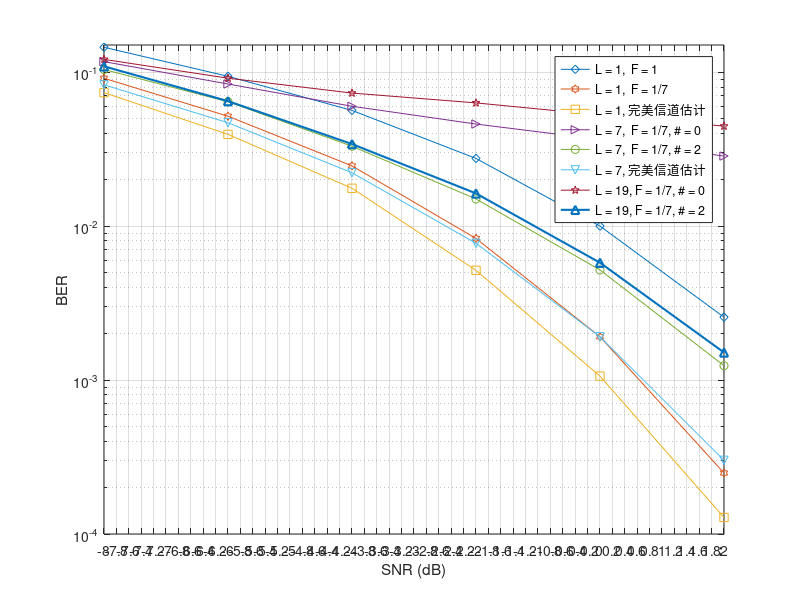

This figure's MATLAB source:
% Warning, obsolete
antennas = [20, 40, 60, 80, 100];
free = [-78.6, -79.3, -79.9, -80.4, -80.9];
other2 = [-70.5, -72.3, -73.5, -74.3, -75.1] - 3.5;
other3 = [-62.1, -64.4, -66.2, -67.3, -68.1] - 6.7;
self2 = [-77.51, -78.59, -79.65, -80.31, -80.81] + 0.4;
self3 = [-76.23, -77.74, -78.98, -79.74, -80.42] + 0.4;
plot(antennas, free, '^-', antennas, other2, '-o', antennas, other3, '-s', antennas, self2, '-d', antennas, self3, '-v', 'LineWidth', 1.5);
legend('Interference free scenario', 'User section, L = 2', 'User section, L = 3', 'Cell-wise greedy assignment, L = 2', 'Cell-wise greedy assignment, L = 3');
xlabel('Number of antennas (K = M)');
ylabel('Estimation error (dB)');
axis([20, 100, -81, -60]);
grid on;



dB = -10 : 2 : 4;
% L = 1, M = K = 100, perfect channel estimation
mmselimit = [5.0e-2, 3.1e-2, 1.7e-2, 8.7e-3, 3.9e-3, 1.6e-3, 5.6e-4, 1.7e-4];
zflimit   = [0.38, 0.359, 0.332, 0.298, 0.252, 0.206, 0.165, 0.139];
% L = 2, M = K = 100, perfect channel estimation
%cell2Iter0Perf   = [6.61e-2, 4.99e-2, 3.63e-2, 2.75e-2, 2.13e-2, 1.71e-2, 1.44e-2, 1.33e-2];
cell2Iter0Perf     = [8.12e-2, 6.85e-2, 5.91e-2, 5.80e-2, 6.10e-2, 6.77e-2, 8.16e-2, 9.78e-2];
cell2Iter1Perf     = [5.71e-2, 3.73e-2, 2.30e-2, 1.38e-2, 7.58e-3, 4.38e-3, 2.44e-3, 1.41e-3];
cell2Iter2Perf     = [5.67e-2, 3.82e-2, 2.28e-2, 1.31e-2, 7.03e-3, 3.55e-3, 1.71e-3, 8.49e-4];
cell2Iter2HardPerf = [5.51e-2, 3.61e-2, 2.05e-2, 1.01e-2, 4.60e-3, 1.80e-3, 6.71e-4, 2.46e-4];
thllr = [2.5, 2.5, 2.4, 2.3, 2.1, 1.8, 1.4, 0.9];
semilogy(dB, mmselimit, '-^', dB, zflimit, '-s', ...
        dB, cell2Iter0Perf, '-d', dB, cell2Iter1Perf, '-*', dB, cell2Iter2Perf, '-h', ...
        dB, cell2Iter2HardPerf, '-p', 'LineWidth', 1.5);
legend('无干扰场景, MMSE', '无干扰场景, ZF', ...
       '不进行干扰消除', '常规迭代1次', '常规迭代2次', '常规迭代两次，部分硬判1次');
set(gca, 'XTick', -10 : 2 : 4);
xlabel('SNR (dB)');
ylabel('BER');
axis([-10, 4, 1e-4, 1]);
grid on;



% L = 7, M = 100
% users = 76 : 4 : 100; % perfect channel estimation
users = 76 : 4 : 100; % imperfect channel estimation
Iter0M4 = [3.09e-2, 3.90e-2, 4.52e-2, 5.43e-2, 6.33e-2, 7.06e-2, 7.84e-2];
Iter1M4 = [4.79e-3, 7.42e-3, 1.19e-2, 1.75e-2, 2.40e-2, 3.13e-2, 3.78e-2];
Iter2M4 = [2.18e-3, 4.29e-3, 7.63e-3, 1.21e-2, 1.77e-2, 2.50e-2, 3.20e-2];
Iter0M0 = [2.23e-2, 3.00e-2, 3.78e-2, 4.58e-2, 5.36e-2, 6.16e-2, 7.06e-2];
Iter0M1 = [7.76e-4, 1.97e-3, 4.05e-3, 8.06e-3, 1.29e-2, 1.90e-2, 2.66e-2];
Iter0M2 = [1.13e-4, 3.95e-4, 1.26e-3, 3.34e-3, 7.08e-3, 1.26e-2, 1.96e-2];
semilogy(users, Iter0M4, '-^', users, Iter1M4, '-s', users, Iter2M4, '-d', users, Iter0M0, '-o', users, Iter0M1, '-v', users, Iter0M2, '-*', 'LineWidth', 1.5);
legend('SNR=0dB, #0', 'SNR=0dB, #1', 'SNR=0dB, #2', 'SNR=4dB, #0', 'SNR=4dB, #1', 'SNR=4dB, #2');
set(gca, 'XTick', 76 : 4 : 100);
%set(gca,'XTickLabel', {'76', '80', '84', '88', '92', '96', '100'});
xlabel('每小区用户数目(K)');
ylabel('BER');
axis([76, 100, 1e-4, 1e-1]);
grid on;


% Warning, obsolete
% SNR = 0dB,
users = 20 : 10 : 100;
free   = [-13.22, -14.91, -16.13, -17.08, -17.85, -18.51, -19.08, -19.59, -20.04];
cell2  = [-10.50, -11.24, -11.64, -11.91, -12.12, -12.31, -12.39, -12.43, -12.48];
cell3  = [ -8.99,  -9.53,  -9.77,  -9.93, -10.14, -10.20, -10.25, -10.33, -10.35];
%ocell2 = [-10.50, -11.15, -11.56, -11.88, -11.99, -12.23, -12.32, -12.40, -12.51] + 0.3;
%ocell3 = [ -8.94,  -9.32,  -9.70,  -9.99, -10.18, -10.25, -10.27, -10.35, -10.36] + 0.5;
crocell2est = [-15.14, -15.29, -15.48, -15.55, -15.56, -15.64, -15.66, -15.69, -15.76];
crocell = ones(1, 9) * -11.96;
%plot(users, free, '-^', users, cell2, '-d', users, cell3, '-s', users, crocell2est, '-v', users, crocell, 'LineWidth', 1.5);
plot(users, cell2, '-d', users, cell3, '-s', users, crocell2est, '-v', users, crocell, 'LineWidth', 1.5);
legend('Interference free scenario', 'L=2', 'L=3');
xlabel('Number of Users (K)');
ylabel('Mean Estimation Error (dB)');
grid on;


% K = 30, M = 40
dB = [-8 : 2 : 2];
oneCellImpR1= [1.01e-1, 6.30e-2, 3.48e-2, 1.53e-2, 5.42e-3, 1.21e-3];
oneCellImpR2= [7.89e-2, 4.59e-2, 2.21e-2, 8.30e-3, 2.24e-3, 4.07e-4];
oneCellImpR3= [6.91e-2, 3.81e-2, 1.78e-2, 6.78e-3, 1.56e-3, 2.61e-4];
oneCellImp  = [7.81e-2, 4.50e-2, 2.19e-2, 8.39e-3, 2.44e-3, 3.55e-4];
twoCellImp0 = [7.98e-2, 5.52e-2, 3.71e-2, 2.69e-2, 2.03e-2, 1.64e-2]; % L = 2, F = 1/2, # = 0
twoCellImp1 = [6.87e-2, 3.99e-2, 1.94e-2, 8.43e-3, 2.46e-3, 4.88e-4]; % L = 2, F = 1/2, # = 1
thrCellImp0 = [9.54e-2, 7.28e-2, 5.86e-2, 5.12e-2, 4.53e-2, 4.49e-2]; % L = 3, F = 1/3, # = 0
thrCellImp1 = [7.36e-2, 4.43e-2, 2.40e-2, 1.05e-2, 4.42e-3, 1.21e-3]; % L = 3, F = 1/3, # = 1
thrCellImp2 = [7.39e-2, 4.57e-2, 2.37e-2, 1.07e-2, 3.66e-3, 9.78e-4]; % L = 3, F = 1/3, # = 2
forCellImp0 = [9.75e-2, 8.41e-2, 6.89e-2, 6.30e-2, 6.29e-2, 6.29e-2]; % L = 4, F = 1/4, # = 0
forCellImp2 = [7.37e-2, 4.77e-2, 2.53e-2, 1.19e-2, 4.40e-3, 1.32e-3]; % L = 4, F = 1/4, # = 2
semilogy(dB, oneCellImpR1, '-d', dB, oneCellImpR2, '-h', ...
         dB, twoCellImp0,  '-s', dB, twoCellImp1,  '->', ...
         dB, thrCellImp0,  '-o', dB, thrCellImp2,  '-v', ...
         dB, forCellImp0,  '-p', dB, forCellImp2,  '-^', 'LineWidth', 1.5);
legend('L = 1, F = 1', 'L = 1, F = 1/2', ...
       'L = 2, F = 1/2, # = 0', 'L = 2, F = 1/2, # = 1', ...
       'L = 3, F = 1/3, # = 0', 'L = 3, F = 1/3, # = 2', ...
       'L = 4, F = 1/4, # = 0', 'L = 4, F = 1/4, # = 2');
set(gca, 'XTick', -8 : 0.2 : 2);
xlabel('SNR (dB)');
ylabel('BER');
axis([-8 2 1e-4 1.1e-1]);
grid on;


% M = 40, K = 30
dB = [-8 : 2 : 2];
oneCellImpM40K30 = [7.81e-2, 4.50e-2, 2.19e-2, 8.39e-3, 2.44e-3, 3.55e-4];
fourCellImp0R3   = [1.07e-1, 8.88e-2, 7.32e-2, 6.30e-2, 6.12e-2, 5.95e-2];
fourCellImp2R3   = [7.92e-2, 5.08e-2, 2.80e-2, 1.37e-2, 5.53e-3, 1.64e-3];
% M = 20, K = 10
oneCellImpM20R1  = [1.45e-1, 9.39e-2, 5.64e-2, 2.75e-2, 1.00e-2, 2.56e-3];
oneCellImpM20K10 = [9.12e-2, 5.17e-2, 2.46e-2, 8.31e-3, 1.91e-3, 2.49e-4];
oneCellPerM20K10 = [7.36e-2, 3.94e-2, 1.76e-2, 5.16e-3, 1.06e-3, 1.28e-4];

s7CellImp0R7     = [1.17e-1, 8.37e-2, 6.00e-2, 4.60e-2, 3.65e-2, 2.85e-2];
s7CellImp2R7     = [1.04e-1, 6.42e-2, 3.30e-2, 1.50e-2, 5.19e-3, 1.24e-3];
s7CellPerImp2    = [8.27e-2, 4.69e-2, 2.22e-2, 7.73e-3, 1.91e-3, 3.01e-4];

n19CellImp0R7    = [1.21e-1, 9.13e-2, 7.31e-2, 6.31e-2, 5.27e-2, 4.46e-2];
n19CellImp2R7    = [1.09e-1, 6.48e-2, 3.41e-2, 1.63e-2, 5.78e-3, 1.51e-3];
semilogy(dB, oneCellImpM20R1, '-d', dB, oneCellImpM20K10, '-h', dB, oneCellPerM20K10, '-s', ...
         dB, s7CellImp0R7, '->', dB, s7CellImp2R7, '-o', dB, s7CellPerImp2, '-v', ...
         dB, n19CellImp0R7, '-p', dB, n19CellImp2R7, '-^', 'LineWidth', 1.5);
legend('L = 1,  F = 1', 'L = 1,  F = 1/7', 'L = 1, 完美信道估计', ...
       'L = 7,  F = 1/7, # = 0', 'L = 7,  F = 1/7, # = 2', 'L = 7, 完美信道估计', ...
       'L = 19, F = 1/7, # = 0', 'L = 19, F = 1/7, # = 2');
set(gca, 'XTick', -8 : 0.2 : 2);
xlabel('SNR (dB)');
ylabel('BER');
axis([-8 2 1e-4 1.5e-1]);
grid on;



